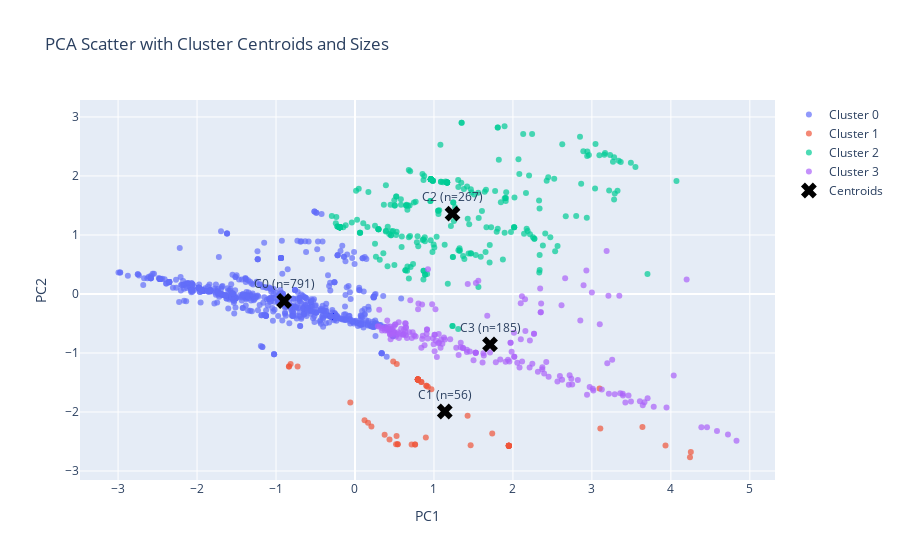

The notebook cell this image was saved under:
### Code cell
# 10.1 Enhanced PCA cluster visualization: centroids and counts
import numpy as np
import plotly.graph_objects as go

pca_df['cluster'] = labels_km
# Ensure name column exists for hover
name_candidates = ['coaster_name','ratings_coaster','rfdb_coaster_folder','ratings_url']
name_col = next((c for c in name_candidates if c in pca_df.columns or c in df.columns), None)
if name_col is None:
    name_col = 'index'
    if 'index' not in df.columns:
        df = df.reset_index()
if name_col not in pca_df.columns:
    pca_df[name_col] = df[name_col]

# Compute centroids in PC space and cluster sizes
centroids = pca_df.groupby('cluster')[['PC1','PC2']].mean().reset_index()
counts = pca_df.groupby('cluster').size().reset_index(name='count')
centroids = centroids.merge(counts, on='cluster')

# Build enhanced figure
fig_pca_enh = go.Figure()
for cl in sorted(pca_df['cluster'].unique()):
    sub = pca_df[pca_df['cluster'] == cl]
    fig_pca_enh.add_trace(go.Scatter(
        x=sub['PC1'], y=sub['PC2'], mode='markers',
        marker=dict(size=6, opacity=0.7),
        name=f"Cluster {cl}",
        hovertemplate="PC1=%{x:.2f}<br>PC2=%{y:.2f}<br>Name=%{text}",
        text=sub[name_col]
    ))
# Centroid markers with labels
fig_pca_enh.add_trace(go.Scatter(
    x=centroids['PC1'], y=centroids['PC2'], mode='markers+text',
    marker=dict(size=14, symbol='x', color='black'),
    text=[f"C{int(c)} (n={int(n)})" for c, n in zip(centroids['cluster'], centroids['count'])],
    textposition='top center', name='Centroids'
))
fig_pca_enh.update_layout(title='PCA Scatter with Cluster Centroids and Sizes', xaxis_title='PC1', yaxis_title='PC2')
safe_show(fig_pca_enh, 'pca_scatter_centroids')

### Figure 1 — Plotly figure (JSON) as saved in the notebook; plotly's stock layout.template omitted (floating-point values rounded to 4 significant figures; data arrays with more than 128 entries replaced by an {"elided": "..."} marker saying what was removed)
{"data": [{"hovertemplate": "PC1=%{x:.2f}<br>PC2=%{y:.2f}<br>Name=%{text}", "marker": {"opacity": 0.7, "size": 6}, "mode": "markers", "name": "Cluster 0", "text": {"elided": "791 str values"}, "type": "scatter", "x": {"elided": "791 float values"}, "y": {"elided": "791 float values"}}, {"hovertemplate": "PC1=%{x:.2f}<br>PC2=%{y:.2f}<br>Name=%{text}", "marker": {"opacity": 0.7, "size": 6}, "mode": "markers", "name": "Cluster 1", "text": ["Achterbahn", "Antares", "Ba-a-a-Express", "Barreling Rapids", "Bear Coaster", "Canyon Blaster", "Cars", "Coastersaurus", "Cosmic Coaster", "Cosmic Coaster", "Draken", "Drakenbaan", "Family Coaster", "Family Flyer", "Family Launch Coaster", "Family Roller Coaster", "Fiesta Express", "Frankie's Mine Train", "Great Chase", "Howler", "Hundeprutten", "Imorinth", "Inferno", "Jungle", "Kingda Ka", "Marienkäferexpress", "Mato Mainio", "Mine Train", "Mini Mouse", "Piraten Spinner", "RC", "RC Racer", "Raupen Express", "Red Force", "Red Mountain", "Requin Express'", "Rex's Racer", "Roadrunner Express", "Runaway Mine Train", "Runaway Train", "Silly Serpent", "Speedy Gonzales", "Speedy Gonzales Hot Rod Racers", "Spinosaurus", "Super Grover's Box Car Derby", "Superman: Escape from Krypton (left)", "Swiss Toboggan", "Top Thrill 2", "Top Thrill Dragster", "Ukko", "Veyron", "Wacky Worm", "Wilde Hilde", "Wilderness Run", "Wile E. Coyote's Grand Canyon Blaster", "Woodstock Express"], "type": "scatter", "x": [0.796, 0.1653, 0.5288, 0.2079, 0.541, 0.3754, 1.738, 0.7609, 0.541, 0.4841, 1.948, 0.796, 1.948, 0.796, 0.8972, 1.948, 0.796, 0.9042, 0.796, 0.796, 0.5266, 0.437, 1.464, -0.7268, 4.242, 0.7169, 1.948, 0.796, 0.796, -0.05912, 0.796, 0.8405, -0.8359, 3.64, 1.948, 1.948, 0.8405, 0.9232, 0.796, 0.796, -0.8152, 0.7609, 0.796, 1.426, -0.8359, 3.107, 1.948, 4.253, 3.932, 3.097, 1.948, 1.948, 0.9679, 0.5199, 0.1209, 0.9042], "y": [-1.449, -2.182, -1.189, -2.244, -2.548, -2.387, -2.367, -2.552, -2.548, -1.145, -2.571, -1.449, -2.571, -1.449, -2.432, -2.571, -1.449, -1.554, -1.449, -1.449, -2.408, -2.467, -2.563, -1.229, -2.767, -2.551, -2.571, -1.449, -1.449, -1.837, -1.449, -1.492, -1.227, -2.256, -2.571, -2.571, -1.492, -1.573, -1.449, -1.449, -1.185, -2.552, -1.449, -2.063, -1.227, -2.278, -2.571, -2.678, -2.569, -1.6, -2.571, -2.571, -1.616, -2.548, -2.139, -1.554]}, {"hovertemplate": "PC1=%{x:.2f}<br>PC2=%{y:.2f}<br>Name=%{text}", "marker": {"opacity": 0.7, "size": 6}, "mode": "markers", "name": "Cluster 2", "text": {"elided": "267 str values"}, "type": "scatter", "x": {"elided": "267 float values"}, "y": {"elided": "267 float values"}}, {"hovertemplate": "PC1=%{x:.2f}<br>PC2=%{y:.2f}<br>Name=%{text}", "marker": {"opacity": 0.7, "size": 6}, "mode": "markers", "name": "Cluster 3", "text": {"elided": "185 str values"}, "type": "scatter", "x": {"elided": "185 float values"}, "y": {"elided": "185 float values"}}, {"marker": {"color": "black", "size": 14, "symbol": "x"}, "mode": "markers+text", "name": "Centroids", "text": ["C0 (n=791)", "C1 (n=56)", "C2 (n=267)", "C3 (n=185)"], "textposition": "top center", "type": "scatter", "x": [-0.8973, 1.137, 1.235, 1.71], "y": [-0.1187, -1.992, 1.361, -0.8543]}], "layout": {"title": {"text": "PCA Scatter with Cluster Centroids and Sizes"}, "xaxis": {"title": {"text": "PC1"}}, "yaxis": {"title": {"text": "PC2"}}}}
